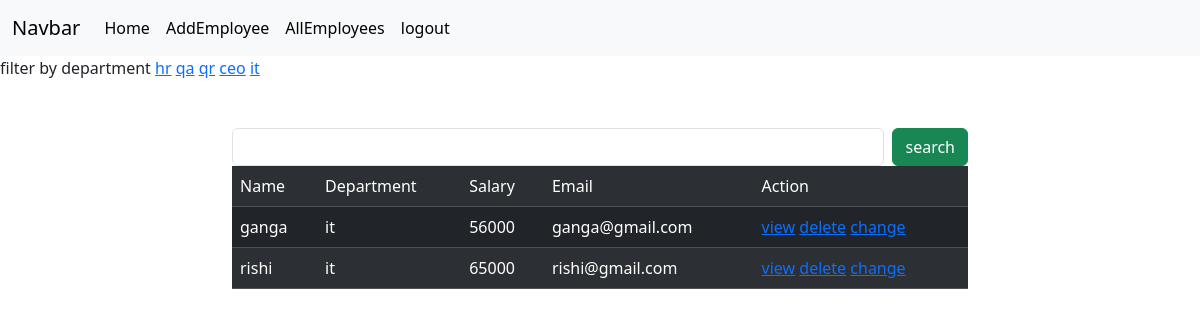
Page /employees/all/?department=it (signed in) on the committed database.
### crm/models.py (models this page shows, shortened)
class Employees(models.Model):
    name=models.CharField(max_length=200)
    department=models.CharField(max_length=200)
    salary=models.PositiveIntegerField()
    email=models.EmailField(unique=True)
    contact=models.CharField(max_length=10,null=True)
    age=models.PositiveIntegerField()
    profile_pic=models.ImageField(upload_to="images",null=True,blank=True)
    dob=models.DateField(null=True,blank=True)

### crm/views.py (the view, shortened to what this page needs)
# urls.py: path('employees/all/',views.EmployeeListView.as_view(),name="emp_all"),
@method_decorator(signin_required,name="dispatch")
class EmployeeListView(View):
    def get(self,request,*args,**kwargs):
        qs=Employees.objects.all()
        departments=Employees.objects.all().values_list("department",flat=True).distinct()
        print(departments)
        if "department" in request.GET:
            dept=request.GET.get("department")
            qs=qs.filter(department__iexact=dept)
        return render(request,"emp_list.html",{"data":qs,"departments":departments})

### crm/views.py (called while the page is built)
def signin_required(fn):
    def wrapper(request,*args,**kwargs):
        if not request.user.is_authenticated:
            messages.error(request,"invalid session")
            return redirect("signin")
        else:
            return fn(request,*args,**kwargs)
    return wrapper

### crm/templates/emp_list.html (shortened to what this page needs)
{%extends 'base.html'%}
{%block body_block%}
<div>
    filter by department
    {%for dep in departments%}
        <a href="{%url 'emp_all' %}?department={{dep}}">{{dep}}</a>
    {%endfor%}
</div>
<div class="container mt-5">
    <div class="row">
        <div class="col-2"></div>
        <div class="col-8">
            <form action="" method="post">
                <div class="d-flex">
                   <input type="text" name="box" class="form-control me-2">
                   <button type="submit" class="btn btn-success">search</button>
                </div>
            </form>
        </div>
        <div class="col-2"></div>
    </div>
</div>
<div class="container">
    <div class="row">
        <div class="col-2"></div>
        <div class="col-8">
            <table class="table table-dark table-striped caption-top">
                <tr>
                    <td>Name</td>
                    <td>Department</td>
                    <td>Salary</td>
                    <td>Email</td>
                    <td>Action</td>
                </tr>
                {%for emp in data%}
                <tr>
                    <td>{{emp.name}}</td>
                    <td>{{emp.department}}</td>
                    <td>{{emp.salary}}</td>
                    <td>{{emp.email}}</td>
                    <td>
                        <a href="{%url 'emp_details' emp.id%}">view</a>
                        <a href="{%url 'emp_delete' emp.id%}">delete</a>
                        <a href="{%url 'emp_edit' emp.id %}">change</a>
                    </td>
                </tr>
                {%endfor%}
            </table>
        </div>
        <div class="col-2"></div>
    </div>
</div>
{%endblock%}

### rows in the picture
Employees: name "ganga", department "it", salary "56000", email "ganga@gmail.com"
Employees: name "rishi", department "it", salary "65000", email "rishi@gmail.com"

### other values in the picture
{{ dep }} "hr" "qa" "qr" "ceo" "it"
